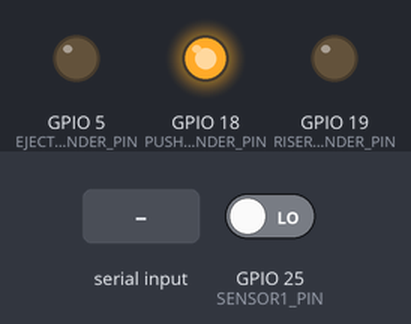
The program below on a simulated ESP32. On the bench: output pins drawn as LEDs (lit = HIGH). The test bench sets the inputs (shaded band); at power-on: GPIO 25 (SENSOR1_PIN) LOW. EEPROM starts erased; what the program prints to the serial monitor is not drawn.

Above: at 1.3 s.
1.4 s: GPIO 25 (SENSOR1_PIN) driven HIGH
At 4.5 s:
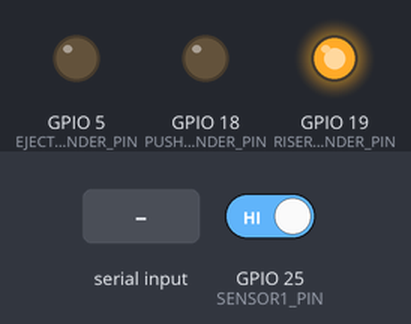
7.4 s: "ABORT_ANALYSIS\n" received over Serial
At 7.8 s:
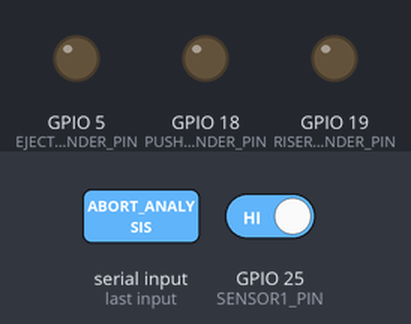
10.5 s: GPIO 25 (SENSOR1_PIN) driven LOW
At 11.6 s:
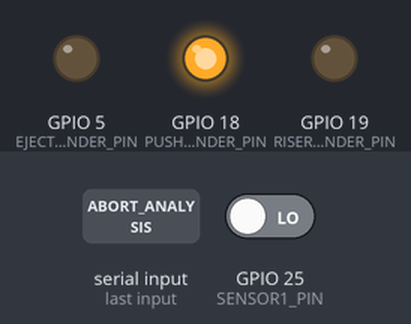
Timing chart, 0 to 13.5 s (numbered marks = the images above; inputs shaded):
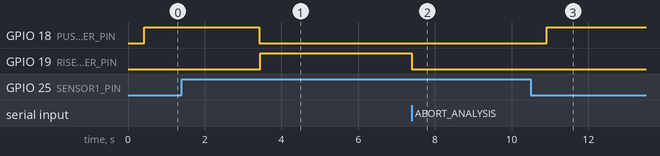

Measured:
- after the input at 1.4 s, GPIO 18 (PUSH_CYLINDER_PIN): HIGH → LOW after 2.0 s; GPIO 19 (RISER_CYLINDER_PIN): LOW → HIGH after 2.0 s
- after the input at 7.4 s, GPIO 19 (RISER_CYLINDER_PIN): HIGH → LOW at once
- after the input at 10.5 s, GPIO 18 (PUSH_CYLINDER_PIN): LOW → HIGH after 0.41 s

The program:

main.cpp
```cpp
#include "SlaveController.h"

SlaveController controller;

void setup() {
  Serial.begin(115200);
  Serial.println("Main setup started");
  controller.setup();
  Serial.println("Main setup completed");
}

void loop() {
  controller.loop();
}
```

RouterController.cpp
```cpp
#include "RouterController.h"

#include <Bounce2.h>

RouterController::RouterController()
    : currentState(RouterState::IDLE),
      cycleStartTime(0),
      stateStartTime(0),
      pushTime(DEFAULT_PUSH_TIME),
      riserTime(DEFAULT_RISER_TIME),
      ejectionTime(DEFAULT_EJECTION_TIME),
      analysisMode(true),
      analysisComplete(false),
      shouldEject(false),
      pushCylinderState(false),
      riserCylinderState(false),
      ejectionCylinderState(false) {}

void RouterController::setup() {
  pinMode(PUSH_CYLINDER_PIN, OUTPUT);
  pinMode(RISER_CYLINDER_PIN, OUTPUT);
  pinMode(EJECTION_CYLINDER_PIN, OUTPUT);
  pinMode(SENSOR1_PIN, INPUT);

  digitalWrite(PUSH_CYLINDER_PIN, LOW);
  digitalWrite(RISER_CYLINDER_PIN, LOW);
  digitalWrite(EJECTION_CYLINDER_PIN, LOW);

  sensor1Debouncer.attach(SENSOR1_PIN, INPUT);
  sensor1Debouncer.interval(SENSOR_DEBOUNCE_TIME);
}

void RouterController::loop() {
  // Check for sensor state changes
  bool currentSensor1State = isSensor1Active();
  if (currentSensor1State != lastSensor1State) {
    Serial.print("DEBUG: Sensor 1 changed to: ");
    Serial.println(currentSensor1State ? "ON" : "OFF");
    lastSensor1State = currentSensor1State;
    broadcastState();
  }

  // Check sensor in IDLE state
  if (currentState == RouterState::IDLE && isSensor1Active()) {
    startCycle();
    return;
  }

  updateState();
}

void RouterController::updateState() {
  unsigned long currentTime = millis();
  static unsigned long lastStateUpdate = 0;

  // Add watchdog for state transitions
  if (currentTime - lastStateUpdate > 10000) {  // 10 second timeout
    Serial.println("ERROR: State transition timeout");
    currentState = RouterState::ERROR;
    deactivatePushCylinder();
    deactivateRiserCylinder();
    broadcastState();
  }

  // Add cycle completion tracking
  if (currentState == RouterState::LOWERING &&
      currentTime - stateStartTime >= CYCLE_DELAY) {
    lastCycleTime = currentTime - cycleStartTime;
    Serial.printf("DEBUG: Cycle %lu completed in %lu ms\n", cycleCount,
                  lastCycleTime);
  }

  switch (currentState) {
    case RouterState::WAITING_FOR_PUSH:
      if (currentTime - stateStartTime >= SENSOR_DELAY_TIME) {
        currentState = RouterState::PUSHING;
        activatePushCylinder();
        stateStartTime = currentTime;
        broadcastState();
      }
      break;

    case RouterState::PUSHING:
      if (!isSensor1Active() && (currentTime - stateStartTime >= pushTime)) {
        deactivatePushCylinder();
        if (analysisMode) {
          currentState = RouterState::RAISING;
          activateRiserCylinder();
        } else {
          Serial.println("SLAVE_REQUEST NON_ANALYSIS_CYCLE");
          currentState = RouterState::LOWERING;
        }
        stateStartTime = currentTime;
        broadcastState();
      }
      break;

    case RouterState::RAISING:
      if (currentTime - stateStartTime >= riserTime) {
        if (analysisMode) {
          startAnalysis();
        } else {
          Serial.println(
              "WARNING Unexpected state: RAISING in non-analysis mode");
          lowerAndWait();
        }
        broadcastState();
      }
      break;

    case RouterState::WAITING_FOR_ANALYSIS:
      if (currentTime - stateStartTime >= ANALYSIS_TIMEOUT) {
        abortAnalysis();
      }
      break;

    case RouterState::EJECTING:
      if (currentTime - stateStartTime >= ejectionTime) {
        digitalWrite(EJECTION_CYLINDER_PIN, LOW);
        ejectionCylinderState = false;
        lowerAndWait();
        broadcastState();
      }
      break;

    case RouterState::LOWERING:
      if (currentTime - stateStartTime >= CYCLE_DELAY) {
        // Add debug logging before state change
        Serial.println("DEBUG: Completing lowering cycle");
        Serial.printf(
            "DEBUG: Cycle stats - Duration: %lu ms, State time: %lu ms\n",
            currentTime - cycleStartTime, currentTime - stateStartTime);

        lastCycleTime = currentTime - cycleStartTime;
        currentState = RouterState::IDLE;
        cycleCount++;

        // Add debug after state change
        Serial.println("DEBUG: Transition to IDLE complete");
        broadcastState();
      }
      break;

    case RouterState::ERROR:
      // Handle error state if needed
      break;

    default:
      break;
  }

  lastStateUpdate = currentTime;
}

void RouterController::startCycle() {
  cycleStartTime = millis();
  stateStartTime = cycleStartTime;
  currentState = RouterState::WAITING_FOR_PUSH;
  broadcastState();
}

void RouterController::activatePushCylinder() {
  // Disable interrupts briefly during solenoid switching
  noInterrupts();
  digitalWrite(PUSH_CYLINDER_PIN, HIGH);
  pushCylinderState = true;
  delayMicroseconds(500);  // Let EMI settle
  interrupts();

  // Small delay before serial communication
  delay(10);
  Serial.println("DEBUG: Push cylinder activated");
  broadcastState();
}

void RouterController::deactivatePushCylinder() {
  noInterrupts();
  digitalWrite(PUSH_CYLINDER_PIN, LOW);
  pushCylinderState = false;
  delayMicroseconds(500);  // Let EMI settle
  interrupts();

  delay(10);
  Serial.println("DEBUG: Push cylinder deactivated");
  broadcastState();
}

void RouterController::activateRiserCylinder() {
  digitalWrite(RISER_CYLINDER_PIN, HIGH);
  riserCylinderState = true;
  Serial.println("DEBUG: Riser cylinder activated");
  broadcastState();
}

void RouterController::deactivateRiserCylinder() {
  digitalWrite(RISER_CYLINDER_PIN, LOW);
  riserCylinderState = false;
  Serial.println("DEBUG: Riser cylinder deactivated");
  broadcastState();
}

bool RouterController::isSensor1Active() {
  sensor1Debouncer.update();
  return sensor1Debouncer.read() == LOW;
}

void RouterController::startAnalysis() {
  stateStartTime = millis();
  currentState = RouterState::WAITING_FOR_ANALYSIS;
  analysisComplete = false;
  // Signal to master to start analysis
  Serial.println("SLAVE_REQUEST ANALYSIS_START");
}

void RouterController::handleAnalysisResult(bool eject) {
  if (currentState != RouterState::WAITING_FOR_ANALYSIS) {
    Serial.println("DEBUG: Ignoring analysis result - not in waiting state");
    return;
  }

  analysisComplete = true;
  shouldEject = eject;

  Serial.print("DEBUG: Processing analysis result: ");
  Serial.println(eject ? "EJECT" : "PASS");

  if (eject) {
    Serial.println("DEBUG: Starting ejection sequence");
    startEjection();
  } else {
    Serial.println("DEBUG: No ejection needed, lowering");
    lowerAndWait();
  }
  broadcastState();
}

void RouterController::abortAnalysis() {
  if (currentState != RouterState::WAITING_FOR_ANALYSIS) {
    return;
  }
  lowerAndWait();
}

void RouterController::startEjection() {
  Serial.println("DEBUG: startEjection called");
  digitalWrite(EJECTION_CYLINDER_PIN, HIGH);
  ejectionCylinderState = true;
  Serial.println("DEBUG: Ejection cylinder activated");
  stateStartTime = millis();
  currentState = RouterState::EJECTING;
  broadcastState();
}

void RouterController::lowerAndWait() {
  deactivateRiserCylinder();
  stateStartTime = millis();
  currentState = RouterState::LOWERING;
}

void RouterController::abortCurrentAnalysis() {
  if (currentState == RouterState::WAITING_FOR_ANALYSIS) {
    abortAnalysis();
  }
}

void RouterController::broadcastState() {
  // Add debug logging for state changes
  Serial.print("DEBUG: Current state: ");
  switch (currentState) {
    case RouterState::IDLE:
      Serial.println("IDLE");
      break;
    case RouterState::WAITING_FOR_PUSH:
      Serial.println("WAITING_FOR_PUSH");
      break;
    case RouterState::PUSHING:
      Serial.println("PUSHING");
      break;
    case RouterState::RAISING:
      Serial.println("RAISING");
      break;
    case RouterState::WAITING_FOR_ANALYSIS:
      Serial.println("WAITING_FOR_ANALYSIS");
      break;
    case RouterState::EJECTING:
      Serial.println("EJECTING");
      break;
    case RouterState::LOWERING:
      Serial.println("LOWERING");
      break;
    case RouterState::ERROR:
      Serial.println("ERROR");
      break;
    default:
      Serial.println("UNKNOWN");
      break;
  }

  if (onStateChange) {
    onStateChange();
  }
}
```

RouterController.h
```cpp
#pragma once

#include <Arduino.h>
#include <Bounce2.h>

#include "config.h"

enum class RouterState {
  IDLE,
  WAITING_FOR_PUSH,
  PUSHING,
  RAISING,
  WAITING_FOR_ANALYSIS,
  EJECTING,
  LOWERING,
  ERROR
};

class RouterController {
 private:
  RouterState currentState;
  unsigned long cycleStartTime;
  unsigned long stateStartTime;

  // Settings
  unsigned long pushTime;
  unsigned long riserTime;
  unsigned long ejectionTime;
  bool analysisMode;
  bool analysisComplete;
  bool shouldEject;

  // Cylinder states
  bool pushCylinderState;
  bool riserCylinderState;
  bool ejectionCylinderState;

  bool lastSensor1State = false;
  unsigned long lastSensor1ChangeTime = 0;

  Bounce sensor1Debouncer;

  unsigned long cycleCount = 0;
  unsigned long lastCycleTime = 0;

  void updateState();
  void startCycle();
  void activatePushCylinder();
  void deactivatePushCylinder();
  void activateRiserCylinder();
  void deactivateRiserCylinder();
  void startAnalysis();
  void handleAnalysisResponse(bool eject);
  void abortAnalysis();
  void startEjection();
  void lowerAndWait();
  void broadcastState();

 public:
  RouterController();
  void setup();
  void loop();

  // Getters
  RouterState getState() const { return currentState; }
  bool isPushCylinderActive() const { return pushCylinderState; }
  bool isRiserCylinderActive() const { return riserCylinderState; }
  bool isEjectionCylinderActive() const { return ejectionCylinderState; }
  bool isSensor1Active();

  // Settings
  void setPushTime(unsigned long timeMs) { pushTime = timeMs; }
  void setRiserTime(unsigned long timeMs) { riserTime = timeMs; }
  unsigned long getPushTime() const { return pushTime; }
  unsigned long getRiserTime() const { return riserTime; }
  void setEjectionTime(unsigned long timeMs) { ejectionTime = timeMs; }
  void setAnalysisMode(bool enabled) { analysisMode = enabled; }
  void handleAnalysisResult(bool eject);
  void abortCurrentAnalysis();
  unsigned long getEjectionTime() const { return ejectionTime; }
  bool isAnalysisModeEnabled() const { return analysisMode; }

  void (*onStateChange)() =
      nullptr;  // Function pointer for state change callback
  void setStateChangeCallback(void (*callback)()) { onStateChange = callback; }

  unsigned long getCycleCount() const { return cycleCount; }
  unsigned long getLastCycleTime() const { return lastCycleTime; }
};
```

SlaveController.cpp
```cpp
#include "SlaveController.h"

#include <EEPROM.h>
#define BOOT_COUNT_ADDR 0
#define HEARTBEAT_INTERVAL 1000  // Send heartbeat every 1 second

#include <esp_system.h>

SlaveController* SlaveController::instance = nullptr;

String routerStateToString(RouterState state) {
  switch (state) {
    case RouterState::IDLE:
      return "IDLE";
    case RouterState::WAITING_FOR_PUSH:
      return "WAITING_FOR_PUSH";
    case RouterState::PUSHING:
      return "PUSHING";
    case RouterState::RAISING:
      return "RAISING";
    case RouterState::WAITING_FOR_ANALYSIS:
      return "WAITING_FOR_ANALYSIS";
    case RouterState::EJECTING:
      return "EJECTING";
    case RouterState::LOWERING:
      return "LOWERING";
    case RouterState::ERROR:
      return "ERROR";
    default:
      return "UNKNOWN";
  }
}

void SlaveController::staticSendState() { instance->sendState(); }

SlaveController::SlaveController() : currentStatus(Status::IDLE) {
  instance = this;
  settings.pushTime = DEFAULT_PUSH_TIME;
  settings.riserTime = DEFAULT_RISER_TIME;
  lastHeartbeatTime = 0;

  // Read and increment boot count
  EEPROM.begin(4);
  bootCount = EEPROM.read(BOOT_COUNT_ADDR);
  bootCount++;
  EEPROM.write(BOOT_COUNT_ADDR, bootCount);
  EEPROM.commit();

  // Log boot count
  Serial.print("DEBUG: Boot count: ");
  Serial.println(bootCount);

  router.setStateChangeCallback(&SlaveController::staticSendState);
}

void SlaveController::setup() {
  // Add power stabilization delay on boot
  delay(100);  // Let power stabilize
  Serial.begin(BAUD_RATE);
  router.setup();
}

void SlaveController::loop() {
  static unsigned long lastSerialCheck = 0;
  const unsigned long currentTime = millis();

  // Monitor serial connection every second
  if (currentTime - lastSerialCheck >= 1000) {
    if (!Serial) {
      Serial.end();
      delay(100);
      Serial.begin(BAUD_RATE);
      Serial.println("DEBUG: Serial connection reestablished");
    }
    lastSerialCheck = currentTime;
  }

  // Add memory monitoring
  static unsigned long lastMemCheck = 0;
  if (currentTime - lastMemCheck >= 10000) {  // Check every 10 seconds
    Serial.printf("DEBUG: Free heap: %d, Largest block: %d\n",
                  ESP.getFreeHeap(), ESP.getMaxAllocHeap());
    lastMemCheck = currentTime;
  }

  // Send heartbeat with more debug info
  if (currentTime - lastHeartbeatTime >= HEARTBEAT_INTERVAL) {
    // Add more diagnostic info to heartbeat
    StaticJsonDocument<200> doc;
    doc["type"] = "heartbeat";
    doc["uptime"] = millis();
    doc["boot_count"] = bootCount;
    doc["free_heap"] = ESP.getFreeHeap();
    doc["router_state"] = routerStateToString(router.getState());
    doc["last_error"] = esp_reset_reason();
    doc["cycle_count"] =
        router.getCycleCount();  // Add this to RouterController
    doc["last_cycle_time"] =
        router.getLastCycleTime();  // Add this to RouterController

    String output;
    serializeJson(doc, output);
    Serial.println("HEARTBEAT " + output);
    lastHeartbeatTime = currentTime;
  }

  if (Serial.available()) {
    String input = Serial.readStringUntil('\n');
    input.trim();

    if (input.startsWith("SETTINGS ")) {
      StaticJsonDocument<200> doc;
      DeserializationError error = deserializeJson(doc, input.substring(9));

      if (error) {
        sendError("Failed to parse settings");
      } else {
        updateSettings(doc.as<JsonObject>());
      }
    } else {
      processCommand(input);
    }
  }

  // Update router state
  router.loop();
}

void SlaveController::processCommand(const String& command) {
  if (command == "STATUS") {
    sendState();
  } else if (command == "ABORT_ANALYSIS") {
    router.abortCurrentAnalysis();
  } else if (command.startsWith("ANALYSIS_RESULT ")) {
    String result = command.substring(15);
    result.trim();
    bool shouldEject = (result == "TRUE");

    Serial.print("DEBUG: Analysis result received. Raw value: '");
    Serial.print(result);
    Serial.println("'");
    Serial.println(shouldEject ? "Decision: EJECT" : "Decision: PASS");

    router.handleAnalysisResult(shouldEject);
  } else {
    sendError("Unknown command: " + command);
  }
}

void SlaveController::updateSettings(const JsonObject& json) {
  if (json.containsKey("pushTime")) {
    settings.pushTime = json["pushTime"];
    router.setPushTime(settings.pushTime);
  }
  if (json.containsKey("riserTime")) {
    settings.riserTime = json["riserTime"];
    router.setRiserTime(settings.riserTime);
  }
  if (json.containsKey("ejectionTime")) {
    settings.ejectionTime = json["ejectionTime"];
    router.setEjectionTime(settings.ejectionTime);
  }
  if (json.containsKey("analysisMode")) {
    settings.analysisMode = json["analysisMode"];
    router.setAnalysisMode(settings.analysisMode);
  }
}

void SlaveController::sendState() {
  StaticJsonDocument<200> doc;
  doc["status"] = stateToString(currentStatus);
  doc["router_state"] = routerStateToString(router.getState());
  doc["push_cylinder"] = router.isPushCylinderActive() ? "ON" : "OFF";
  doc["riser_cylinder"] = router.isRiserCylinderActive() ? "ON" : "OFF";
  doc["ejection_cylinder"] = router.isEjectionCylinderActive() ? "ON" : "OFF";
  doc["sensor1"] = router.isSensor1Active() ? "ON" : "OFF";

  String output;
  serializeJson(doc, output);
  Serial.println("STATE " + output);
}

String SlaveController::stateToString(Status state) {
  switch (state) {
    case Status::IDLE:
      return "IDLE";
    case Status::BUSY:
      return "BUSY";
    case Status::ERROR:
      return "ERROR";
    default:
      return "UNKNOWN";
  }
}

void SlaveController::sendWarning(const String& message) {
  Serial.println("WARNING " + message);
}

void SlaveController::sendError(const String& message) {
  Serial.println("ERROR " + message);
  currentStatus = Status::ERROR;
}

void SlaveController::sendHeartbeat() {
  StaticJsonDocument<200> doc;  // Increased buffer size
  doc["type"] = "heartbeat";
  doc["uptime"] = millis();
  doc["boot_count"] = bootCount;
  doc["free_heap"] = ESP.getFreeHeap();
  doc["router_state"] = routerStateToString(router.getState());
  doc["last_error"] = esp_reset_reason();

  String output;
  serializeJson(doc, output);
  Serial.println("HEARTBEAT " + output);
}
```

SlaveController.h
```cpp
#pragma once

#include <Arduino.h>
#include <ArduinoJson.h>

#include "RouterController.h"

// Define your custom types here
enum class Status { IDLE, BUSY, ERROR };

struct Settings {
  unsigned long pushTime;
  unsigned long riserTime;
  unsigned long ejectionTime;
  bool analysisMode;
};

class SlaveController {
 private:
  static SlaveController* instance;
  static void staticSendState();
  Status currentStatus;
  Settings settings;
  RouterController router;
  unsigned long lastHeartbeatTime;
  unsigned long bootCount;

  void processCommand(const String& command);
  void updateSettings(const JsonObject& json);
  void sendState();
  String stateToString(Status state);
  void sendWarning(const String& message);
  void sendError(const String& message);

 public:
  SlaveController();
  void setup();
  void loop();
  void sendHeartbeat();
};
```

Source omitted: config.h (560 bytes)
